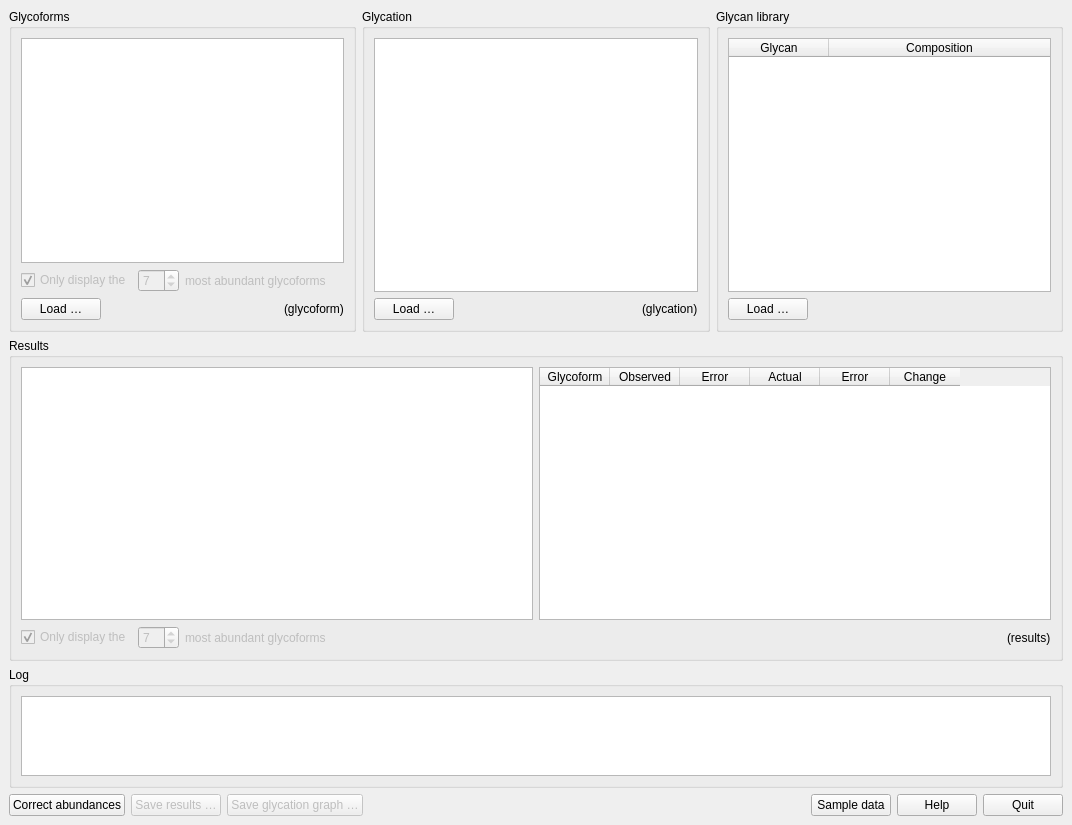
<?xml version="1.0" encoding="UTF-8"?>
<ui version="4.0">
 <class>MainWindow</class>
 <widget class="QMainWindow" name="MainWindow">
  <property name="geometry">
   <rect>
    <x>0</x>
    <y>0</y>
    <width>1072</width>
    <height>825</height>
   </rect>
  </property>
  <property name="windowTitle">
   <string>CAFoG - Correct abundances for glycation</string>
  </property>
  <widget class="QWidget" name="centralwidget">
   <layout class="QVBoxLayout" name="verticalLayout_6">
    <item>
     <layout class="QHBoxLayout" name="horizontalLayout_3">
      <item>
       <widget class="QGroupBox" name="groupBox">
        <property name="title">
         <string>Glycoforms</string>
        </property>
        <layout class="QVBoxLayout" name="verticalLayout">
         <item>
          <widget class="QChartView" name="cvGlycoforms">
           <property name="whatsThis">
            <string>The whatsthis for the glycoform chart.</string>
           </property>
           <property name="renderHints">
            <set>QPainter::Antialiasing|QPainter::TextAntialiasing</set>
           </property>
          </widget>
         </item>
         <item>
          <layout class="QHBoxLayout" name="horizontalLayout_7">
           <item>
            <widget class="QCheckBox" name="cbAggGlycoforms">
             <property name="enabled">
              <bool>false</bool>
             </property>
             <property name="text">
              <string>Only display the</string>
             </property>
             <property name="checked">
              <bool>true</bool>
             </property>
            </widget>
           </item>
           <item>
            <widget class="QSpinBox" name="sbAggGlycoforms">
             <property name="enabled">
              <bool>false</bool>
             </property>
             <property name="value">
              <number>7</number>
             </property>
            </widget>
           </item>
           <item>
            <widget class="QLabel" name="lbAggGlycoforms">
             <property name="enabled">
              <bool>false</bool>
             </property>
             <property name="text">
              <string>most abundant glycoforms</string>
             </property>
            </widget>
           </item>
           <item>
            <spacer name="horizontalSpacer_5">
             <property name="orientation">
              <enum>Qt::Horizontal</enum>
             </property>
             <property name="sizeHint" stdset="0">
              <size>
               <width>1</width>
               <height>20</height>
              </size>
             </property>
            </spacer>
           </item>
          </layout>
         </item>
         <item>
          <layout class="QHBoxLayout" name="horizontalLayout_2">
           <item>
            <widget class="QPushButton" name="btLoadGlycoforms">
             <property name="text">
              <string>Load …</string>
             </property>
            </widget>
           </item>
           <item>
            <spacer name="horizontalSpacer">
             <property name="orientation">
              <enum>Qt::Horizontal</enum>
             </property>
             <property name="sizeType">
              <enum>QSizePolicy::Expanding</enum>
             </property>
             <property name="sizeHint" stdset="0">
              <size>
               <width>1</width>
               <height>17</height>
              </size>
             </property>
            </spacer>
           </item>
           <item>
            <widget class="QLabel" name="lbGlycoform">
             <property name="sizePolicy">
              <sizepolicy hsizetype="Minimum" vsizetype="Preferred">
               <horstretch>0</horstretch>
               <verstretch>0</verstretch>
              </sizepolicy>
             </property>
             <property name="text">
              <string>(glycoform)</string>
             </property>
            </widget>
           </item>
          </layout>
         </item>
        </layout>
       </widget>
      </item>
      <item>
       <widget class="QGroupBox" name="groupBox_2">
        <property name="title">
         <string>Glycation</string>
        </property>
        <layout class="QVBoxLayout" name="verticalLayout_2">
         <item>
          <widget class="QChartView" name="cvGlycation">
           <property name="whatsThis">
            <string>The whatsthis for the glycation chart.</string>
           </property>
           <property name="renderHints">
            <set>QPainter::Antialiasing|QPainter::TextAntialiasing</set>
           </property>
          </widget>
         </item>
         <item>
          <layout class="QHBoxLayout" name="horizontalLayout_4">
           <item>
            <widget class="QPushButton" name="btLoadGlycation">
             <property name="text">
              <string>Load …</string>
             </property>
            </widget>
           </item>
           <item>
            <spacer name="horizontalSpacer_2">
             <property name="orientation">
              <enum>Qt::Horizontal</enum>
             </property>
             <property name="sizeHint" stdset="0">
              <size>
               <width>1</width>
               <height>17</height>
              </size>
             </property>
            </spacer>
           </item>
           <item>
            <widget class="QLabel" name="lbGlycation">
             <property name="text">
              <string>(glycation)</string>
             </property>
            </widget>
           </item>
          </layout>
         </item>
        </layout>
       </widget>
      </item>
      <item>
       <widget class="QGroupBox" name="groupBox_3">
        <property name="title">
         <string>Glycan library</string>
        </property>
        <layout class="QVBoxLayout" name="verticalLayout_3">
         <item>
          <widget class="QTableWidget" name="twLibrary">
           <attribute name="horizontalHeaderStretchLastSection">
            <bool>true</bool>
           </attribute>
           <column>
            <property name="text">
             <string>Glycan</string>
            </property>
           </column>
           <column>
            <property name="text">
             <string>Composition</string>
            </property>
           </column>
          </widget>
         </item>
         <item>
          <layout class="QHBoxLayout" name="horizontalLayout_5">
           <item>
            <widget class="QPushButton" name="btLoadLibrary">
             <property name="text">
              <string>Load …</string>
             </property>
            </widget>
           </item>
           <item>
            <spacer name="horizontalSpacer_3">
             <property name="orientation">
              <enum>Qt::Horizontal</enum>
             </property>
             <property name="sizeHint" stdset="0">
              <size>
               <width>1</width>
               <height>17</height>
              </size>
             </property>
            </spacer>
           </item>
          </layout>
         </item>
        </layout>
       </widget>
      </item>
     </layout>
    </item>
    <item>
     <widget class="QGroupBox" name="groupBox_4">
      <property name="title">
       <string>Results</string>
      </property>
      <layout class="QVBoxLayout" name="verticalLayout_5">
       <item>
        <layout class="QHBoxLayout" name="horizontalLayout_9">
         <item>
          <widget class="QChartView" name="cvResults">
           <property name="renderHints">
            <set>QPainter::Antialiasing|QPainter::TextAntialiasing</set>
           </property>
          </widget>
         </item>
         <item>
          <widget class="QTableWidget" name="twResults">
           <property name="sortingEnabled">
            <bool>true</bool>
           </property>
           <attribute name="horizontalHeaderDefaultSectionSize">
            <number>70</number>
           </attribute>
           <column>
            <property name="text">
             <string>Glycoform</string>
            </property>
           </column>
           <column>
            <property name="text">
             <string>Observed</string>
            </property>
           </column>
           <column>
            <property name="text">
             <string>Error</string>
            </property>
           </column>
           <column>
            <property name="text">
             <string>Actual</string>
            </property>
           </column>
           <column>
            <property name="text">
             <string>Error</string>
            </property>
           </column>
           <column>
            <property name="text">
             <string>Change</string>
            </property>
           </column>
          </widget>
         </item>
        </layout>
       </item>
       <item>
        <layout class="QHBoxLayout" name="horizontalLayout_8">
         <item>
          <widget class="QCheckBox" name="cbAggResults">
           <property name="enabled">
            <bool>false</bool>
           </property>
           <property name="text">
            <string>Only display the</string>
           </property>
           <property name="checked">
            <bool>true</bool>
           </property>
          </widget>
         </item>
         <item>
          <widget class="QSpinBox" name="sbAggResults">
           <property name="enabled">
            <bool>false</bool>
           </property>
           <property name="value">
            <number>7</number>
           </property>
          </widget>
         </item>
         <item>
          <widget class="QLabel" name="lbAggResults">
           <property name="enabled">
            <bool>false</bool>
           </property>
           <property name="text">
            <string>most abundant glycoforms</string>
           </property>
          </widget>
         </item>
         <item>
          <spacer name="horizontalSpacer_6">
           <property name="orientation">
            <enum>Qt::Horizontal</enum>
           </property>
           <property name="sizeHint" stdset="0">
            <size>
             <width>1</width>
             <height>20</height>
            </size>
           </property>
          </spacer>
         </item>
         <item>
          <widget class="QLabel" name="lbResults">
           <property name="text">
            <string>(results)</string>
           </property>
          </widget>
         </item>
        </layout>
       </item>
      </layout>
     </widget>
    </item>
    <item>
     <widget class="QGroupBox" name="groupBox_5">
      <property name="title">
       <string>Log</string>
      </property>
      <layout class="QVBoxLayout" name="verticalLayout_4">
       <item>
        <widget class="QTextEdit" name="teLog">
         <property name="sizePolicy">
          <sizepolicy hsizetype="Expanding" vsizetype="Ignored">
           <horstretch>0</horstretch>
           <verstretch>0</verstretch>
          </sizepolicy>
         </property>
         <property name="minimumSize">
          <size>
           <width>0</width>
           <height>80</height>
          </size>
         </property>
         <property name="readOnly">
          <bool>true</bool>
         </property>
        </widget>
       </item>
      </layout>
     </widget>
    </item>
    <item>
     <layout class="QHBoxLayout" name="horizontalLayout_6">
      <item>
       <widget class="QPushButton" name="btCorrect">
        <property name="text">
         <string>Correct abundances</string>
        </property>
       </widget>
      </item>
      <item>
       <widget class="QPushButton" name="btSaveResults">
        <property name="enabled">
         <bool>false</bool>
        </property>
        <property name="text">
         <string>Save results …</string>
        </property>
       </widget>
      </item>
      <item>
       <widget class="QPushButton" name="btSaveGraph">
        <property name="enabled">
         <bool>false</bool>
        </property>
        <property name="text">
         <string>Save glycation graph …</string>
        </property>
       </widget>
      </item>
      <item>
       <spacer name="horizontalSpacer_4">
        <property name="orientation">
         <enum>Qt::Horizontal</enum>
        </property>
        <property name="sizeHint" stdset="0">
         <size>
          <width>40</width>
          <height>20</height>
         </size>
        </property>
       </spacer>
      </item>
      <item>
       <widget class="QPushButton" name="btSampleData">
        <property name="text">
         <string>Sample data</string>
        </property>
       </widget>
      </item>
      <item>
       <widget class="QPushButton" name="btHelp">
        <property name="text">
         <string>Help</string>
        </property>
       </widget>
      </item>
      <item>
       <widget class="QPushButton" name="btQuit">
        <property name="text">
         <string>Quit</string>
        </property>
       </widget>
      </item>
     </layout>
    </item>
   </layout>
  </widget>
 </widget>
 <customwidgets>
  <customwidget>
   <class>QChartView</class>
   <extends>QGraphicsView</extends>
   <header>PyQt5.QtChart</header>
  </customwidget>
 </customwidgets>
 <resources/>
 <connections/>
</ui>
